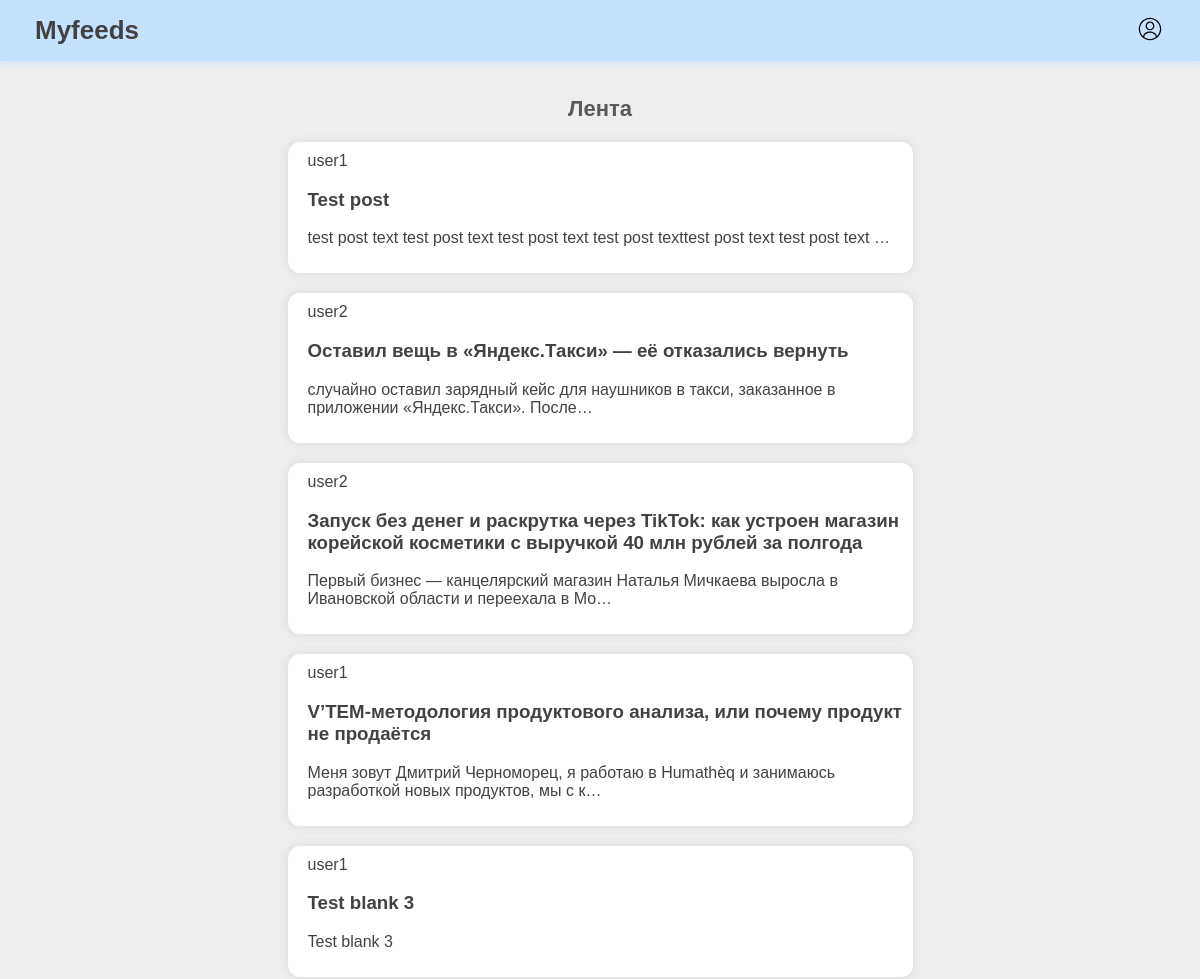
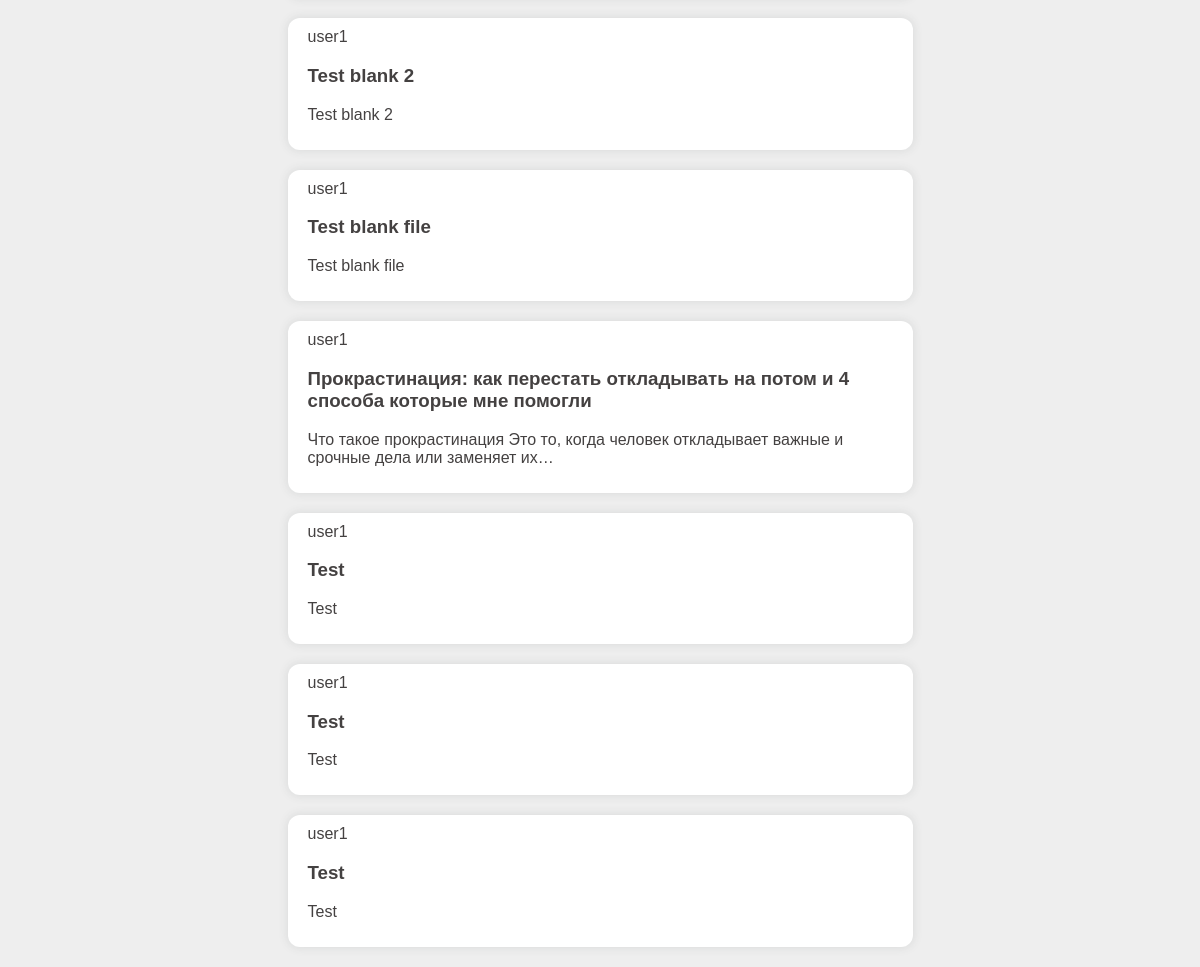
Screenshot of /feeds/list/ with the database file from the repository (2 pictures, top to bottom).
### app_netfeed/models.py (models this page shows)
class Feeds(models.Model):
    title = models.CharField(max_length=120, verbose_name='Заголовок поста')
    author = models.ForeignKey('app_users.Profile', verbose_name='Автор поста', on_delete=models.CASCADE)
    text = models.TextField(verbose_name='Основной текст')
    date_created = models.DateTimeField(auto_now_add=True)
    date_updated = models.DateTimeField(auto_now=True)

### app_users/models.py (models this page shows)
class Profile(models.Model):
    user_login = OneToOneField(User, on_delete=models.CASCADE, verbose_name='Логин пользователя')
    phone = PhoneNumberField(unique=True, verbose_name='Номер телефона')
    city = models.CharField(max_length=50, verbose_name='Город')
    about_me = models.TextField(max_length=600, null=True, blank=True, verbose_name='О себе')
    avatar = models.FileField(upload_to='users/avatars', verbose_name='Фото профиля')

### app_netfeed/views.py (the view)
# urls.py: path('list/', FeedsListView.as_view(), name='list'),
class FeedsListView(ListView):
    model = Feeds
    template_name = 'netfeed/feed_list.html'
    context_object_name = 'feeds_list'
    queryset = Feeds.objects.order_by('-date_updated').all()

### templates/netfeed/feed_list.html (shortened to what this page needs)
<!DOCTYPE html>
{% load static %}
<html lang="en">
<head>
    <link rel="stylesheet" href="{% static 'netfeed/css/list/style.css'%}" type="text/css">
</head>
<body>
    <header class="header">
        <nav class="header__nav">
            <div class="nav-item header__nav-post">
                <a href="" class="nav-item__logo">
                    Myfeeds
                </a>
            </div>
            {% if request.user.is_authenticated %}
            <button class="nav-item__postbutton">
                <a href="/users/profile/{{request.user.id}}">
                    Личный кабинет
                </a>
            </button>
            <div class="nav-item header__nav-login">
                <button class="nav-item__login logout">
                    <a href="/users/logout" class="nav-item__login-link"></a>
                </button>
            </div>
            {% else %}
            <div class="nav-item header__nav-login">
                <button class="nav-item__login">
                    <a href="/users/login" class="nav-item__login-link"></a>
                </button>
            </div>
            {% endif %}
        </nav>
    </header>
    <main class="main">
        <h1 class="main__header">
            Лента
        </h1>
        {% if feeds_list %}
        <ul class="main__feeds-list">
            {% for item in feeds_list %}
            <li class="item main__feeds-list-item">
                <a href="/feeds/detail/{{item.id}}">
                    <div class="item__params">
                        {{ item.author.user_login }}
                    </div>
                    <h3 class="item__header">
                        {{ item.title }}
                    </h3>
                    <p class="item__text">
                        {{ item.text|truncatechars:100 }}
                    </p>
                </a>
            </li>
            {% endfor %}
        </ul>
        {% endif%}
    </main>
</body>
</html>

### app_netfeed/static/netfeed/css/list/style.css (style rules this page uses)
body { margin: 0; height: 100%; font-family: "Graphic", sans-serif; background-color: #eeeeee; }
a { text-decoration: none; color: rgb(68, 65, 65) }
ul, li { margin: 0; padding: 0; list-style-type: none; }
button { margin: 0; padding: 0; border: 0; }
.header { background-color: rgb(196, 226, 255); box-shadow: 0 0 10px 1px rgba(196, 226, 255, 1); }
.header__nav { display: flex; justify-content: space-between; align-items: center; }
.header__nav-post { margin: 15px 0px 15px 35px; display: flex; align-items: center; }
.nav-item__logo { font-family: "Graphic", sans-serif; font-size: 26px; font-weight: 600; }
.nav-item__login { margin-right: 35px; height: 30px; width: 30px; position: relative; background: url("../../img/list/login_logo.svg") no-repeat; background-size: 100%; }
.nav-item__login-link { position: absolute; top: 0; left: 0; display: block; width: 100%; height: 100%; text-decoration: none; z-index: 1; }
.main { display: flex; flex-direction: column; align-items: center; }
.main__header { margin-top: 35px; margin-bottom: 20px; color: rgb(90, 88, 88); font-size: 22px; }
.main__feeds-list { margin-left: 40px; margin-right: 40px; }
.main__feeds-list-item { margin-bottom: 20px; padding: 10px 5px 10px 20px; max-width: 600px; border-radius: 12px; background-color: white; box-shadow: 0 0 10px 1px rgb(56, 64, 68, 0.1); }

### rows the page displays
Feeds: author.user_login "user1", title "Test post", text "test post text test post text test post text test post texttest post text test post text …"
Feeds: author.user_login "user2", title "Оставил вещь в «Яндекс.Такси» — её отказались вернуть", text "случайно оставил зарядный кейс для наушников в такси, заказанное в приложении «Яндекс.Такси». После…"
Feeds: author.user_login "user2", title "Запуск без денег и раскрутка через TikTok: как устроен магазин корейской косметики с выручкой 40 млн рублей за полгода", text "Первый бизнес — канцелярский магазин Наталья Мичкаева выросла в Ивановской области и переехала в Мо…"
Feeds: author.user_login "user1", title "V’TEM-методология продуктового анализа, или почему продукт не продаётся", text "Меня зовут Дмитрий Черноморец, я работаю в Humathèq и занимаюсь разработкой новых продуктов, мы с к…"
Feeds: author.user_login "user1", title "Test blank 3", text "Test blank 3"
Feeds: author.user_login "user1", title "Test blank 2", text "Test blank 2"
Feeds: author.user_login "user1", title "Test blank file", text "Test blank file"
Feeds: author.user_login "user1", title "Прокрастинация: как перестать откладывать на потом и 4 способа которые мне помогли", text "Что такое прокрастинация Это то, когда человек откладывает важные и срочные дела или заменяет их…"
Feeds: author.user_login "user1", title "Test", text "Test"
Feeds: author.user_login "user1", title "Test", text "Test"
Feeds: author.user_login "user1", title "Test", text "Test"
